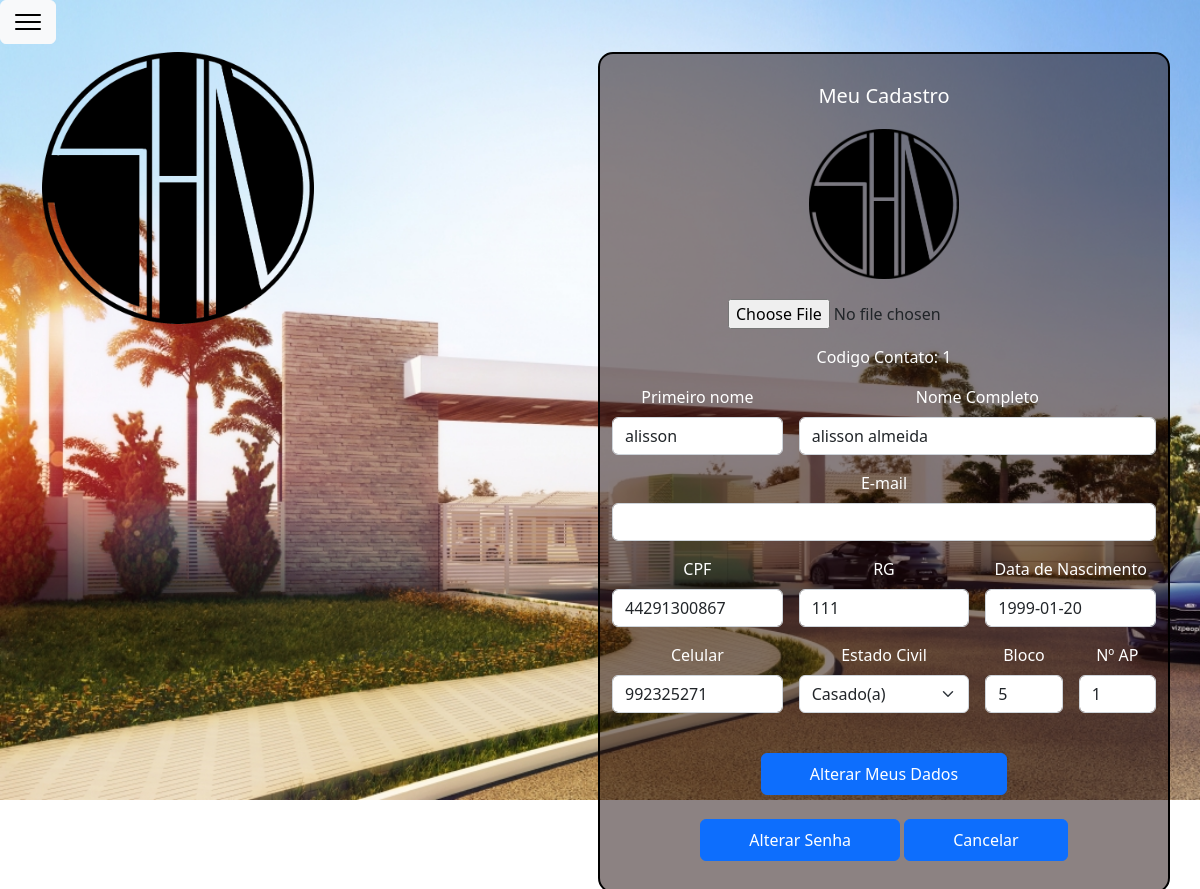
Screenshot of /software1/pages/intranet/meuCadastro.php?cpf=44291300867 (signed in) with the database file from the repository.
### tables this page shows
CREATE TABLE IF NOT EXISTS `tb_morador` (
  `cod_morador` int(11) NOT NULL AUTO_INCREMENT,
  `primeiro_nome` varchar(15) NOT NULL,
  `nome_completo` varchar(100) NOT NULL,
  `cpf` varchar(15) NOT NULL,
  `rg` varchar(11) NOT NULL,
  `dtnascimento` varchar(12) NOT NULL,
  `celular` varchar(13) NOT NULL,
  `estadocivil` varchar(15) NOT NULL,
  `bloco` varchar(5) NOT NULL,
  `numero_apartamento` varchar(5) NOT NULL,
  `foto` varchar(50) NOT NULL,
  `funcao` varchar(15) NOT NULL,
  PRIMARY KEY (`cod_morador`),
  UNIQUE KEY `cpf` (`cpf`)
);

### software1/pages/intranet/meuCadastro.php (the view, shortened to what this page needs)
<!DOCTYPE html>
<html lang="en">
<head>
    <link href="https://cdn.jsdelivr.net/npm/bootstrap@5.2.1/dist/css/bootstrap.min.css" rel="stylesheet">
    <link rel="stylesheet" href="../estilo/cadastro.css">
</head>
<body>
    <?php include('sidebar.php'); ?>
    <?php
    $usuarioLogin = $_GET['cpf'];
    require('../acoes/connect.php');
    $busca = mysqli_query($con, "Select * from `tb_morador` where `cpf` = '$usuarioLogin'");
    $buscaCodigoUsuarioLogado = mysqli_query($con, "Select * from `tb_usuarios` where `usuario` = '$usuarioLogin'");
    $UsuarioLogado = mysqli_fetch_array($buscaCodigoUsuarioLogado);
    $morador = mysqli_fetch_array($busca);
    ?>
    <div class="mt-2 container text-center">
        <div class="row ">
            <div class="col">
                <div class="imglogo">
                    <img src="../imagens\ShannonLogo.png" class="d-flex w-10 h-10" alt="...">
                </div>
            </div>
            <div class="cadastro col md-1">
                <label>
                    <h5 class="card-title">Meu Cadastro</h5>
                </label>
                <form class="  row g-3 " action="../acoes/meuCadastro.act.php" method="post" id="" enctype="multipart/form-data">
                    <div class="d-flex-column">
                        <div>
                            <img src="<?php echo $morador['foto']; ?>" class="imgUsuario" srcset="">
                            <p><input type="file" name="imagem" id="fileFoto"> </p>
                        </div>
                        <label for=""> Codigo Contato: <?php echo $morador['cod_morador']; ?></label>
                    </div>
                    <div class="col-md-4">
                        <label for="primeironome" class="form-label">Primeiro nome</label>
                        <input type="primeironome" name="primeiro_nome" class="form-control" id="primeironome" value="<?php echo $morador['primeiro_nome']; ?>">
                    </div>
                    <div class="col-md-8">
                        <label for="nomecompleto" class="form-label">Nome Completo</label>
                        <input type="nomecompleto" name="nome_completo" class="form-control" id="nomecompleto" value="<?php echo $morador['nome_completo']; ?>">
                    </div>
                    <div class="col-md-12">
                        <label for="nomecompleto" class="form-label">E-mail</label>
                        <input type="nomecompleto" name="email" class="form-control" id="email" value="<?php echo $morador['email']; ?>">
                    </div>
                    <div class="col-4">
                        <label for="cpf" class="form-label">CPF</label>
                        <input type="text" class="cpf form-control" id="cpf" name="cpf" value="<?php echo $morador['cpf']; ?>">
                    </div>
                    <div class="col-4">
                        <label for="rg" class="form-label">RG</label>
                        <input type="text" class="form-control" name="rg" id="rg" value="<?php echo $morador['rg']; ?>">
                    </div>
                    <div class="col-md-4">
                        <label for="dtnascimento" class="form-label">Data de Nascimento</label>
                        <input type="text" class="form-control" name="dtnascimento" id="dtnascimento" value="<?php echo $morador['dtnascimento']; ?>">
                    </div>
                    <div class="col-md-4">
                        <label for="celular" class="form-label">Celular</label>
                        <input type="text" class="form-control" name="celular" id="celular" value="<?php echo $morador['celular']; ?>">
                    </div>
                    <div class="col-md-4">
                        <label for="estadocivil" class="form-label">Estado Civil</label>
                        <select id="estadocivil" name="estadocivil" class="form-select">
                            <option><?php echo $morador['estadocivil']; ?></option>
                        </select>
                    </div>
                    <div class="col-md-2">
                        <label for="inputZip" class="form-label">Bloco</label>
                        <input type="text" class="form-control" name="bloco" id="inputZip" value="<?php echo $morador['bloco']; ?>">
                    </div>
                    <div class="col-md-2">
                        <label for="inputZip" class="form-label">Nº AP</label>
                        <input type="text" class="form-control" name="numero_apartamento" id="inputZip" value="<?php echo $morador['numero_apartamento']; ?>">
                    </div>
                    <div class="col-12 ">
                        <button type="submit" class="mt-4 p-2 px-5 btn btn-primary">Alterar Meus Dados</button>
                </form>
            </div>
            <button class="alterarSenha mt-4 p-2 px-5 btn btn-primary">
                <?php echo " <a href =alterarUsuario.php?cod=$UsuarioLogado[cod_usuario]>Alterar Senha</a>"; ?>
            </button>
            <button onclick="cancelarIntra()" class="mt-4 p-2 px-5 btn btn-primary">Cancelar</button>
        </div>
    </div>
</body>
</html>

### software1/pages/estilo/cadastro.css (style rules this page uses)
body { background-image: url("../imagens/Acesso_condmind.jpg"); background-repeat: no-repeat; background-size: 100vw 100vh; background-position: top; background-attachment: fixed; color: white; font-weight: bold; }
.cadastro { padding: 30px; border-radius: 15px; border: 2px solid black; background: rgba(27, 6, 6, 0.5) }
.imglogo { display: flex; float: left; }
.imglogo img { width: 50%; }
label { color: white; }
.imgUsuario { margin-top: 20px; margin-bottom: 20px; max-width: 150px; }
.alterarSenha a { color: white; text-decoration: none; }

### software1/pages/estilo/sidebar.css (style rules this page uses)
body { background-image: url("../imagens/PORTARIA.jpg"); background-repeat: no-repeat; background-size: 100vw 100vh; background-position: top; background-attachment: fixed; }

### software1/pages/intranet/meuCadastro.php (style rules this page uses)
body { background-image: url("../imagens/PORTARIA.jpg"); background-repeat: no-repeat; background-size: 100vw 100vh; background-position: top; background-attachment: fixed; }

### rows the page displays
tb_morador: foto (picture), cod_morador "1", primeiro_nome "alisson", nome_completo "alisson almeida", cpf "44291300867", rg "111", dtnascimento "1999-01-20", celular "992325271", estadocivil "Casado(a)", bloco "5", numero_apartamento "1"
